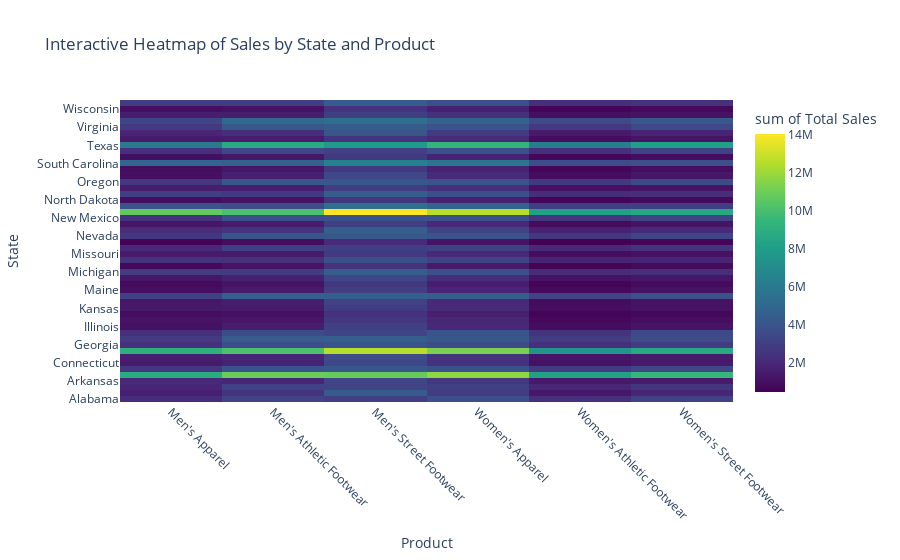

Write notebook code for a chart like this one.
### Markdown cell above
# ***HEAT MAP***
This code creates an interactive heatmap using Plotly Express to visualize total sales distribution across different states and products. First, the data is reshaped into a pivot table where rows represent states and columns represent products, with the cells containing the summed total sales. The pivoted data is then converted back into a long format suitable for plotting. The heatmap displays products along the x-axis and states along the y-axis, with color intensity representing the volume of total sales—the stronger the color (based on the "Viridis" scale), the higher the sales. Hovering over any cell reveals the exact total sales figure formatted without decimals, making it easy to compare sales performance across multiple state-product combinations. The product labels on the x-axis are tilted 45 degrees for better readability. This visualization offers a clear, at-a-glance understanding of which products perform best in which states.

### Code cell
#HEAT MAP
import plotly.express as px
heat_data = df.pivot_table(index="State", columns="Product", values="Total Sales", aggfunc="sum", fill_value=0)
heat_data = heat_data.reset_index().melt(id_vars="State", var_name="Product", value_name="Total Sales")
fig = px.density_heatmap(
    heat_data,
    x="Product", y="State", z="Total Sales",
    color_continuous_scale="Viridis",
    hover_data={"Total Sales": ":,.0f"},
    title="Interactive Heatmap of Sales by State and Product"
)
fig.update_layout(xaxis_tickangle=45)
fig.show()

### Figure 1 — Plotly figure (JSON) as saved in the notebook; plotly's stock layout.template omitted (floating-point values rounded to 4 significant figures; data arrays with more than 128 entries replaced by an {"elided": "..."} marker saying what was removed)
{"data": [{"coloraxis": "coloraxis", "histfunc": "sum", "hovertemplate": "Product=%{x}<br>State=%{y}<br>sum of Total Sales=%{z}<extra></extra>", "name": "", "type": "histogram2d", "x": {"elided": "300 str values"}, "xaxis": "x", "xbingroup": "x", "y": {"elided": "300 str values"}, "yaxis": "y", "ybingroup": "y", "z": {"elided": "300 float values"}}], "layout": {"coloraxis": {"colorbar": {"title": {"text": "sum of Total Sales"}}, "colorscale": [[0, "#440154"], [0.1111, "#482878"], [0.2222, "#3e4989"], [0.3333, "#31688e"], [0.4444, "#26828e"], [0.5556, "#1f9e89"], [0.6667, "#35b779"], [0.7778, "#6ece58"], [0.8889, "#b5de2b"], [1, "#fde725"]]}, "legend": {"tracegroupgap": 0}, "title": {"text": "Interactive Heatmap of Sales by State and Product"}, "xaxis": {"anchor": "y", "domain": [0, 1], "tickangle": 45, "title": {"text": "Product"}}, "yaxis": {"anchor": "x", "domain": [0, 1], "title": {"text": "State"}}}}
